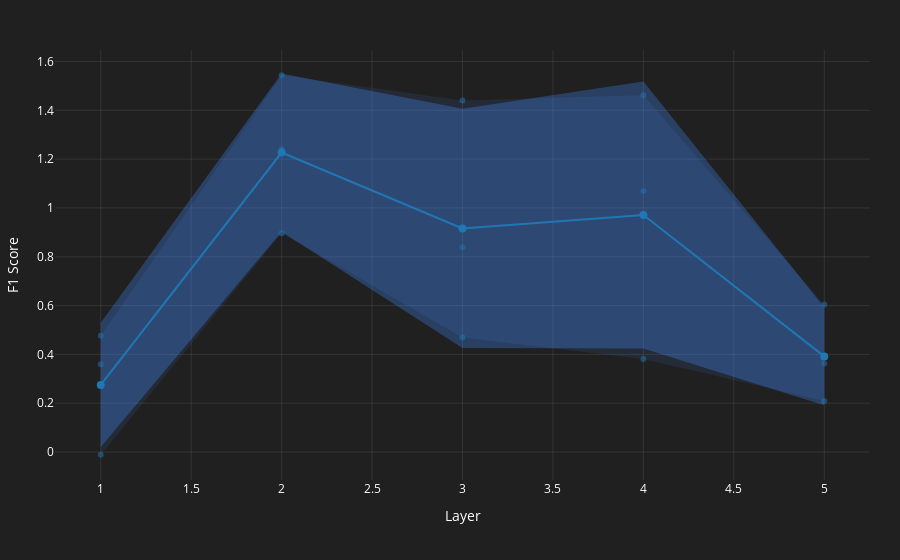

Notebook source saved alongside this figure:
### Code cell
import plotly.graph_objects as go
def plot_interactive_lineplot(df, x_label, y_label, title=None):
    fig = go.Figure()
    
    # Calculate statistics for each column
    means = df.mean(axis=1)
    stds = df.std(axis=1)
    mins = df.min(axis=1)
    maxs = df.max(axis=1)
    
    # Add min/max range (very faint)
    fig.add_trace(go.Scatter(
        x=df.index,
        y=maxs,
        mode='lines',
        line=dict(width=0),
        showlegend=False,
        name='Max'
    ))
    fig.add_trace(go.Scatter(
        x=df.index,
        y=mins,
        mode='lines',
        line=dict(width=0),
        fillcolor='rgba(68, 138, 255, 0.1)',  # Very faint blue
        fill='tonexty',
        showlegend=False,
        name='Min'
    ))
    
    # Add ±1 std range (moderately faint)
    fig.add_trace(go.Scatter(
        x=df.index,
        y=means + stds,
        mode='lines',
        line=dict(width=0),
        showlegend=False,
        name='+1 STD'
    ))
    fig.add_trace(go.Scatter(
        x=df.index,
        y=means - stds,
        mode='lines',
        line=dict(width=0),
        fillcolor='rgba(68, 138, 255, 0.3)',  # Slightly more visible blue
        fill='tonexty',
        showlegend=False,
        name='-1 STD'
    ))
    
    # Add mean line
    fig.add_trace(go.Scatter(
        x=df.index,
        y=means,
        mode='lines+markers',
        line=dict(color='#1f77b4', width=2),
        marker=dict(size=8),
        name='Mean'
    ))
    
    # Add individual points for each fold
    for col in df.columns:
        fig.add_trace(go.Scatter(
            x=df.index,
            y=df[col],
            mode='markers',
            marker=dict(
                color='#1f77b4',
                size=6,
                opacity=0.5
            ),
            showlegend=False,
            name=f'Fold {col}'
        ))
    
    fig.update_layout(
        title=title,
        yaxis_title=y_label,
        xaxis_title=x_label,
        template='plotly_dark',
        plot_bgcolor='rgba(32, 32, 32, 1)',
        paper_bgcolor='rgba(32, 32, 32, 1)',
        font=dict(color='white'),
        margin=dict(t=50, l=50, r=30),
        showlegend=False
    )
    
    # Update axes for consistency with dark theme
    fig.update_xaxes(gridcolor='rgba(128, 128, 128, 0.2)', zeroline=False)
    fig.update_yaxes(gridcolor='rgba(128, 128, 128, 0.2)', zeroline=False)
    
    return fig

def get_layer_performance_df(layer_results, classifier_name, metric_name):
    res_dict = {}
    for layer, layer_stats in layer_results.items():
        metric_val_folds = pd.Series([fold_stats[classifier_name][metric_name] for fold_stats in layer_stats.values()])
        res_dict[layer] = metric_val_folds + np.random.normal(0, 0.5, 3)
    res_df = pd.DataFrame(res_dict).T.sort_index()
    return res_df
    return 

res_df = get_layer_performance_df(experiment_results["llama3_3b_chat"]["gsm8k"]["base_3_shot"]["main"]["prompt_answer"], "correctness_direction_classifier", "f1_score")
plot_interactive_lineplot(res_df, x_label="Layer", y_label="F1 Score").show()

### Figure 1 — Plotly figure (JSON) as saved in the notebook; plotly's stock layout.template omitted (floating-point values rounded to 4 significant figures)
{"data": [{"line": {"width": 0}, "mode": "lines", "name": "Max", "showlegend": false, "type": "scatter", "x": [1, 2, 3, 4, 5], "y": [0.4767, 1.544, 1.44, 1.462, 0.6048]}, {"fill": "tonexty", "fillcolor": "rgba(68, 138, 255, 0.1)", "line": {"width": 0}, "mode": "lines", "name": "Min", "showlegend": false, "type": "scatter", "x": [1, 2, 3, 4, 5], "y": [-0.01113, 0.896, 0.4694, 0.3814, 0.2086]}, {"line": {"width": 0}, "mode": "lines", "name": "+1 STD", "showlegend": false, "type": "scatter", "x": [1, 2, 3, 4, 5], "y": [0.5295, 1.551, 1.406, 1.518, 0.5916]}, {"fill": "tonexty", "fillcolor": "rgba(68, 138, 255, 0.3)", "line": {"width": 0}, "mode": "lines", "name": "-1 STD", "showlegend": false, "type": "scatter", "x": [1, 2, 3, 4, 5], "y": [0.02033, 0.9028, 0.4261, 0.424, 0.1921]}, {"line": {"color": "#1f77b4", "width": 2}, "marker": {"size": 8}, "mode": "lines+markers", "name": "Mean", "type": "scatter", "x": [1, 2, 3, 4, 5], "y": [0.2749, 1.227, 0.916, 0.9708, 0.3919]}, {"marker": {"color": "#1f77b4", "opacity": 0.5, "size": 6}, "mode": "markers", "name": "Fold 0", "showlegend": false, "type": "scatter", "x": [1, 2, 3, 4, 5], "y": [-0.01113, 1.544, 1.44, 1.462, 0.6048]}, {"marker": {"color": "#1f77b4", "opacity": 0.5, "size": 6}, "mode": "markers", "name": "Fold 1", "showlegend": false, "type": "scatter", "x": [1, 2, 3, 4, 5], "y": [0.4767, 1.241, 0.8387, 1.069, 0.3622]}, {"marker": {"color": "#1f77b4", "opacity": 0.5, "size": 6}, "mode": "markers", "name": "Fold 2", "showlegend": false, "type": "scatter", "x": [1, 2, 3, 4, 5], "y": [0.3592, 0.896, 0.4694, 0.3814, 0.2086]}], "layout": {"font": {"color": "white"}, "margin": {"l": 50, "r": 30, "t": 50}, "paper_bgcolor": "rgba(32, 32, 32, 1)", "plot_bgcolor": "rgba(32, 32, 32, 1)", "showlegend": false, "title": {}, "xaxis": {"gridcolor": "rgba(128, 128, 128, 0.2)", "title": {"text": "Layer"}, "zeroline": false}, "yaxis": {"gridcolor": "rgba(128, 128, 128, 0.2)", "title": {"text": "F1 Score"}, "zeroline": false}}}
